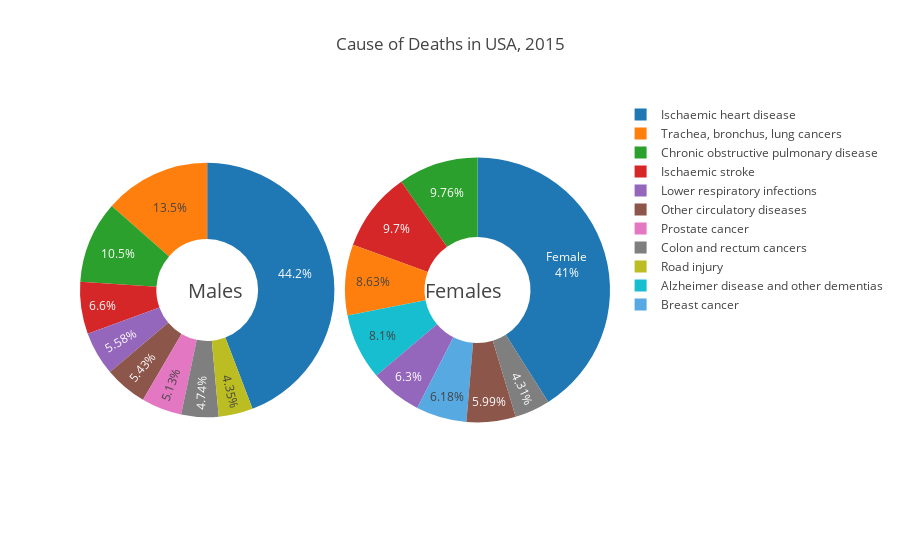

The cell this chart's notebook holds for it:
### Code cell
fig = {
  "data": [
    {
      "values": list(top10males['USA'].values),
      "labels": list(top10males.index),
      "domain": {"x": [0, .48]},
      "name": "Deaths",
      "hoverinfo":"label+percent+name",
      "hole": .4,
      "type": "pie"
    },
    {
      "values": list(top10females['USA'].values),
      "labels": list(top10females.index),
      "text":["Female"],
      "textposition":"inside",
      "domain": {"x": [.50, 1]},
      "name": "Deaths",
      "hoverinfo":"label+percent+name",
      "hole": .4,
      "type": "pie"
    }],
  "layout": {
        "title":"Cause of Deaths in USA, 2015",
        "annotations": [
            {
                "font": {
                    "size": 20
                },
                "showarrow": False,
                "text": "Males",
                "x": 0.20,
                "y": 0.5
            },
            {
                "font": {
                    "size": 20
                },
                "showarrow": False,
                "text": "Females",
                "x": 0.8,
                "y": 0.5
            }
        ]
    }
}
plotly.offline.iplot(fig, filename='cause-of-death-2015.html')

### Figure 1 — Plotly figure (JSON) as saved in the notebook; plotly's stock layout.template omitted (floating-point values rounded to 4 significant figures)
{"data": [{"domain": {"x": [0, 0.48]}, "hole": 0.4, "hoverinfo": "label+percent+name", "labels": ["Ischaemic heart disease", "Trachea, bronchus, lung cancers", "Chronic obstructive pulmonary disease", "Ischaemic stroke", "Lower respiratory infections", "Other circulatory diseases", "Prostate cancer", "Colon and rectum cancers", "Road injury"], "name": "Deaths", "type": "pie", "uid": "13574eae-9da7-11e8-a773-842b2bac3534", "values": [298400.0, 91210.0, 70620.0, 44550.0, 37650.0, 36620.0, 34650.0, 31980.0, 29350.0]}, {"domain": {"x": [0.5, 1]}, "hole": 0.4, "hoverinfo": "label+percent+name", "labels": ["Ischaemic heart disease", "Chronic obstructive pulmonary disease", "Ischaemic stroke", "Trachea, bronchus, lung cancers", "Alzheimer disease and other dementias", "Lower respiratory infections", "Breast cancer", "Other circulatory diseases", "Colon and rectum cancers"], "name": "Deaths", "text": ["Female"], "textposition": "inside", "type": "pie", "uid": "13574eaf-9da7-11e8-a773-842b2bac3534", "values": [311900.0, 74160.0, 73700.0, 65620.0, 61550.0, 47890.0, 46980.0, 45540.0, 32760.0]}], "layout": {"annotations": [{"font": {"size": 20}, "showarrow": false, "text": "Males", "x": 0.2, "y": 0.5}, {"font": {"size": 20}, "showarrow": false, "text": "Females", "x": 0.8, "y": 0.5}], "title": "Cause of Deaths in USA, 2015"}}
